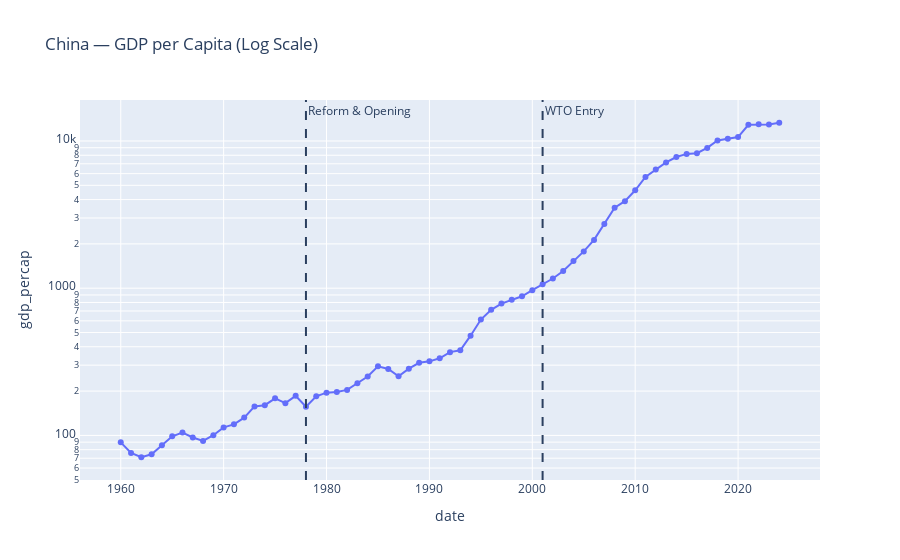

Notebook source saved alongside this figure:
### Code cell
# log scale GDP growth to show jumps
fig_log = px.line(china_df, x = "date", y = "gdp_percap", markers = True,
                  title = "China — GDP per Capita (Log Scale)")

fig_log.update_layout(template = "plotly", yaxis_type = "log")

fig_log.add_vline(x = 1978, line_dash = "dash", annotation_text = "Reform & Opening")
fig_log.add_vline(x = 2001, line_dash = "dash", annotation_text = "WTO Entry")

fig_log.show()

### Figure 1 — Plotly figure (JSON) as saved in the notebook; plotly's stock layout.template omitted (floating-point values rounded to 4 significant figures)
{"data": [{"hovertemplate": "date=%{x}<br>gdp_percap=%{y}<extra></extra>", "legendgroup": "", "line": {"color": "#636efa", "dash": "solid"}, "marker": {"symbol": "circle"}, "mode": "lines+markers", "name": "", "orientation": "v", "showlegend": false, "type": "scatter", "x": [1960, 1961, 1962, 1963, 1964, 1965, 1966, 1967, 1968, 1969, 1970, 1971, 1972, 1973, 1974, 1975, 1976, 1977, 1978, 1979, 1980, 1981, 1982, 1983, 1984, 1985, 1986, 1987, 1988, 1989, 1990, 1991, 1992, 1993, 1994, 1995, 1996, 1997, 1998, 1999, 2000, 2001, 2002, 2003, 2004, 2005, 2006, 2007, 2008, 2009, 2010, 2011, 2012, 2013, 2014, 2015, 2016, 2017, 2018, 2019, 2020, 2021, 2022, 2023, 2024], "xaxis": "x", "y": [89.72, 75.97, 71.06, 74.47, 85.66, 98.67, 104.5, 96.76, 91.65, 100.3, 113.3, 118.8, 132.1, 157.3, 160.4, 178.6, 165.7, 185.7, 156.7, 184.3, 195.1, 197.4, 203.7, 225.9, 251.2, 295.0, 282.4, 252.3, 284.0, 311.4, 318.5, 334.1, 367.8, 378.9, 475.7, 612.7, 713.3, 786.7, 835.1, 881.1, 969.2, 1065.0, 1164.0, 1307.0, 1531.0, 1778.0, 2129.0, 2735.0, 3523.0, 3898.0, 4629.0, 5704.0, 6405.0, 7147.0, 7781.0, 8175.0, 8255.0, 8980.0, 10090.0, 10340.0, 10630.0, 12890.0, 12970.0, 12950.0, 13300.0], "yaxis": "y"}], "layout": {"annotations": [{"showarrow": false, "text": "Reform & Opening", "x": 1978, "xanchor": "left", "xref": "x", "y": 1, "yanchor": "top", "yref": "y domain"}, {"showarrow": false, "text": "WTO Entry", "x": 2001, "xanchor": "left", "xref": "x", "y": 1, "yanchor": "top", "yref": "y domain"}], "legend": {"tracegroupgap": 0}, "shapes": [{"line": {"dash": "dash"}, "type": "line", "x0": 1978, "x1": 1978, "xref": "x", "y0": 0, "y1": 1, "yref": "y domain"}, {"line": {"dash": "dash"}, "type": "line", "x0": 2001, "x1": 2001, "xref": "x", "y0": 0, "y1": 1, "yref": "y domain"}], "title": {"text": "China — GDP per Capita (Log Scale)"}, "xaxis": {"anchor": "y", "domain": [0, 1], "title": {"text": "date"}}, "yaxis": {"anchor": "x", "domain": [0, 1], "title": {"text": "gdp_percap"}, "type": "log"}}}
